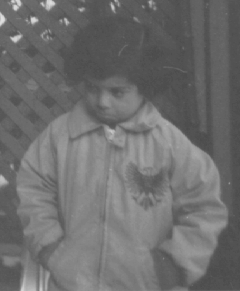
%> input picture exp/img/pout.bmp, 240 x 291 px
$ octave lab2_4.m   (GNU Octave 9; MATLAB toolbox functions it lacks are replaced by stand-ins)
%> lines starting %> are read from the running program, lines starting %| are printed output that depends on the picture
clc, clear, close all
% 打开图片
rgb = imread('..\exp\img\pout.bmp');
%> rgb is the input picture: size 291x240 uint8; min 74, max 224, mean 110.3
% 直方图
res = GrayScale(rgb);
%> after the loop in GrayScale, `for i = 1:w`: res = 256 values, max 3628 at index 82, min 0 at index 1, mean 272.8
% 均衡化
rgb1 = Balance(rgb, res);
% 均衡化后的直方图
res1 = GrayScale(rgb1);
% 规定化为高斯分布
rgb2 = Gauss(rgb, res);
% 规定化后的直方图
res2 = GrayScale(rgb2);
% 显示
figure();
subplot(3, 2, 1)
imshow(rgb)
title('origin')
subplot(3, 2, 2)
bar(0:255, res)
title('GrayScale')
subplot(3, 2, 3)
imshow(rgb1)
title('balanced')
subplot(3, 2, 4)
bar(0:255, res1)
title('balanced GrayScale')
subplot(3, 2, 5)
imshow(rgb2)
title('gauss')
subplot(3, 2, 6)
bar(0:255, res2)
title('gauss GrayScale')

function [res] = GrayScale(old)
    [w, h] = size(old);
    res = zeros(1, 256);
    % 遍历统计
    for i = 1:w

        for j = 1:h
            g = old(i, j);
            res(g) = res(g) + 1;
        end

    end

end

function [new] = Balance(old, vec)
    s = sum(vec);
%> s = 69840
    pr = vec / s;
%> pr = 256 values, max 0.0519 at index 82, min 0 at index 1, mean 0.00391
    len = length(vec);
%> len = 256
    % 统计分布
    for i = 2:len
        pr(i) = pr(i) + pr(i - 1);
    end
%> after the loop, pr = 256 values from 0 to 1

    sk = uint8(255 * pr + 0.5);
%> sk = 256 values from 1 to 255
    [w, h] = size(old);
    new = old;
    % 映射
    for i = 1:w

        for j = 1:h
            new(i, j) = sk(old(i, j) + 1);
        end

    end
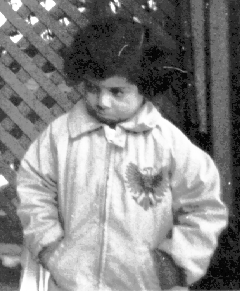
%> new: size 291x240 uint8; min 1, max 255, mean 134.3
%> `res1 = GrayScale(rgb1);`: res1 = 256 values, max 5187 at index 44, min 0 at index 2, mean 272.8

end

function [new] = Gauss(old, vec)
    len = length(vec);
    x = 1:1:len;
%> x = 256 values from 1 to 256
    % 高斯分布
    y = gaussmf(x, [50 (len + 1) / 2]);
    s1 = sum(y);
%> s1 = 124
    pr1 = y / s1;
    s2 = sum(vec);
%> s2 = 69840
    pr2 = vec / s2;
%> pr2 = 256 values, max 0.0519 at index 82, min 0 at index 1, mean 0.00391
    % 统计分布
    for i = 2:len
        pr1(i) = pr1(i) + pr1(i - 1);
        pr2(i) = pr2(i) + pr2(i - 1);
    end
%> after the loop, pr1 = 256 values from 0.000312 to 1; pr2 = 256 values from 0 to 1

    sk = zeros(1, 256);
    cur = 1;
    % 生成映射
    for i = 1:len

        while cur < len && pr2(i) - pr1(cur) > pr1(cur + 1) - pr2(i)
            cur = cur + 1;
        end

        sk(i) = cur;
    end
%> after the loop, cur = 256; sk = 256 values from 1 to 256

    [w, h] = size(old);
    new = old;
    % 映射
    for i = 1:w

        for j = 1:h
            new(i, j) = sk(old(i, j) + 1);
        end

    end
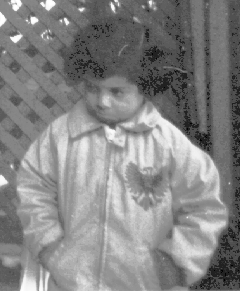
%> new: size 291x240 uint8; min 2, max 255, mean 132.9
%> `res2 = GrayScale(rgb2);`: res2 = 256 values, max 5187 at index 81, min 0 at index 1, mean 272.8
%> `title('gauss GrayScale')`:
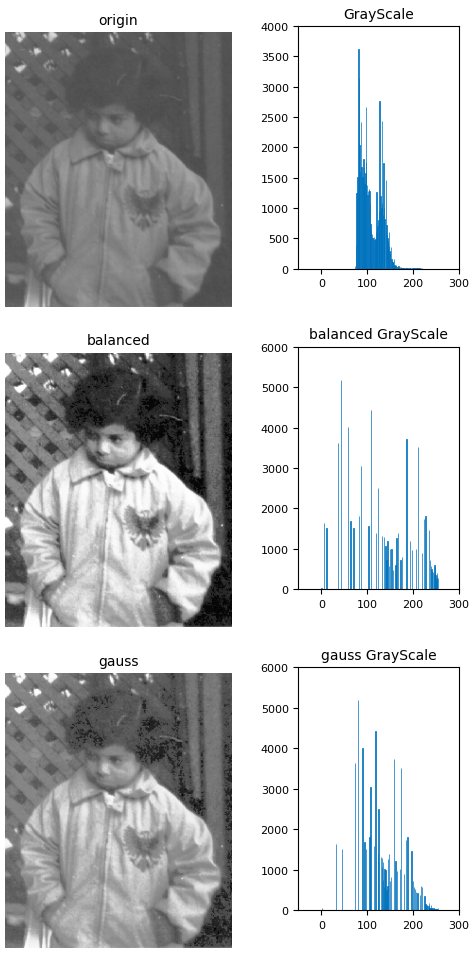
%> figure redrawn from the program's plot data, 6 panels

end
